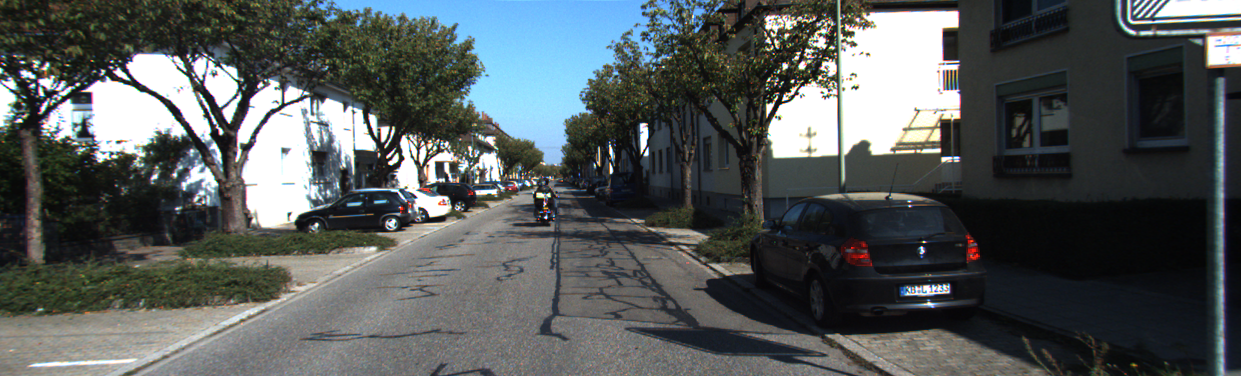
#> input picture images/00/image_2/000000.png, 1241 x 376 px
$ python opticalflow_sparse.py
#> lines starting #> are read from the running program, lines starting #| are printed output that depends on the picture
### scripts/utils/file_utils.py
from pathlib import Path


def project_root() -> Path:
    # utils/ -> project root (go up 1)
    return Path(__file__).resolve().parent.parent


def resource_path(*parts: str) -> Path:
    """
    Build a path under the project root in an OS-safe way.
    Example: resource_path("config", "config.yaml")
    """
    return project_root().joinpath(*parts)


# [4 lines that do not run on import are left out]

### scripts/opticalflow_sparse.py
import cv2
import numpy as np
from utils.file_utils import resource_path


frame1_path = resource_path("../images/00/image_2/000000.png")
frame2_path = resource_path("../images/00/image_2/000001.png")

prev = cv2.imread(frame1_path, cv2.IMREAD_GRAYSCALE)
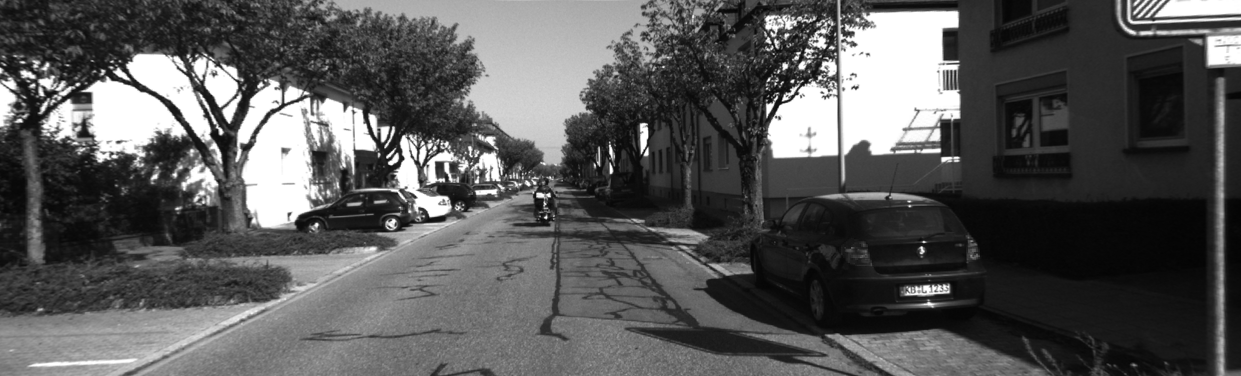
#> prev: shape (376, 1241); min 3, max 255, mean 87.7
next = cv2.imread(frame2_path, cv2.IMREAD_GRAYSCALE)
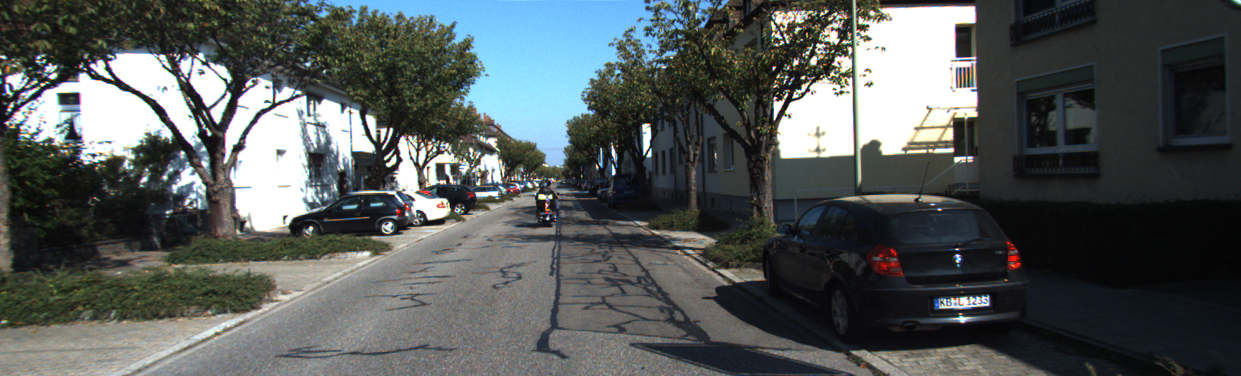
#> input picture images/00/image_2/000001.png, 1241 x 376 px
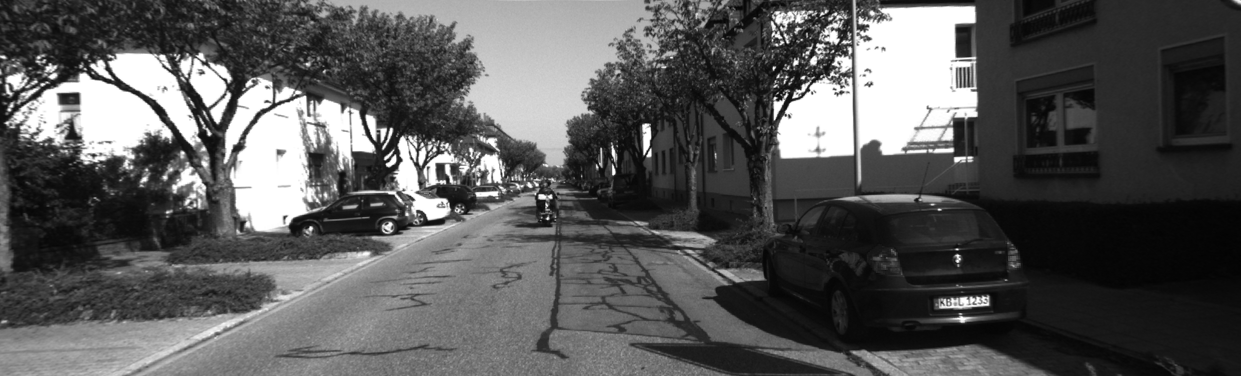
#> next: shape (376, 1241); min 3, max 255, mean 87.3


# --- 2. Detect feature points in the first frame ---
# Parameters for Shi-Tomasi corner detection
feature_params = dict(
    maxCorners=100,
    qualityLevel=0.3,
    minDistance=7,
    blockSize=7
)

# Detect good features to track in the previous frame
p0 = cv2.goodFeaturesToTrack(prev, mask=None, **feature_params)
#> p0 = 100 rows, first 8: [536, 195], [807, 52], [823, 67], [770, 46], [774, 34], [784, 99], [437, 163], [445, 144]

# --- 3. Compute sparse optical flow using Lucas-Kanade ---
# Parameters for Lucas-Kanade optical flow
lk_params = dict(
    winSize=(15, 15),
    maxLevel=2,
    criteria=(cv2.TERM_CRITERIA_EPS | cv2.TERM_CRITERIA_COUNT, 10, 0.03)
)

# Calculate optical flow
p1, status, error = cv2.calcOpticalFlowPyrLK(
    prev, next, p0, None, **lk_params
)
#> p1 = 100 rows, first 8: [538, 196.6], [818.4, 47.02], [835.7, 62.43], [780, 40.93], [783.8, 28.41], [794.3, 96.4], [437.6, 164.5], [445.2, 145.4]; status = 100 values from 1 to 1; error = 100 values, max 69.61 at index 97, min 3.73 at index 67, mean 22.4

# Select good points (status == 1 means point was found)
if p1 is not None:
    good_new = p1[status == 1]
#> good_new = 100 pairs, first value 1.35 to 986.4, second value 12.45 to 302.2
    good_old = p0[status == 1]
#> good_old = 100 pairs, first value 22 to 958, second value 18 to 290
else:
    good_new = []
    good_old = []

print("Images shape:", prev.shape)
#| Images shape: (376, 1241)
print("Number of initial feature points:", len(p0))
#| Number of initial feature points: 100
print("Number of tracked points:", len(good_new))
#| Number of tracked points: 100

# --- 4. Visualize the optical flow ---
# Create a color image to draw on (using previous frame)
frame_with_flow = cv2.cvtColor(prev, cv2.COLOR_GRAY2BGR)

# Draw the tracks
for i, (new, old) in enumerate(zip(good_new, good_old)):
    a, b = new.ravel()
    c, d = old.ravel()
    a, b, c, d = int(a), int(b), int(c), int(d)

    # Draw arrowed line from old to new position
    cv2.arrowedLine(frame_with_flow, (c, d), (a, b),
                    (0, 255, 0), 2, tipLength=0.3)
    # Draw circle at old position (starting point)
    cv2.circle(frame_with_flow, (c, d), 5, (0, 0, 255), -1)
#> this loop made 100 passes
#> (new, a, b, c, d) on passes 1 to 12: ([538, 196.6], 537, 196, 536, 195), ([818.4, 47.02], 818, 47, 807, 52), ([835.7, 62.43], 835, 62, 823, 67), ([780, 40.93], 779, 40, 770, 46), ([783.8, 28.41], 783, 28, 774, 34), ([794.3, 96.4], 794, 96, 784, 99), ([437.6, 164.5], 437, 164, 437, 163), ([445.2, 145.4], 445, 145, 445, 144), ([438.8, 150.4], 438, 150, 439, 149), ([277.1, 99.63], 277, 99, 286, 100), ([803.8, 76.47], 803, 76, 793, 80), ([387.8, 163.8], 387, 163, 390, 162)
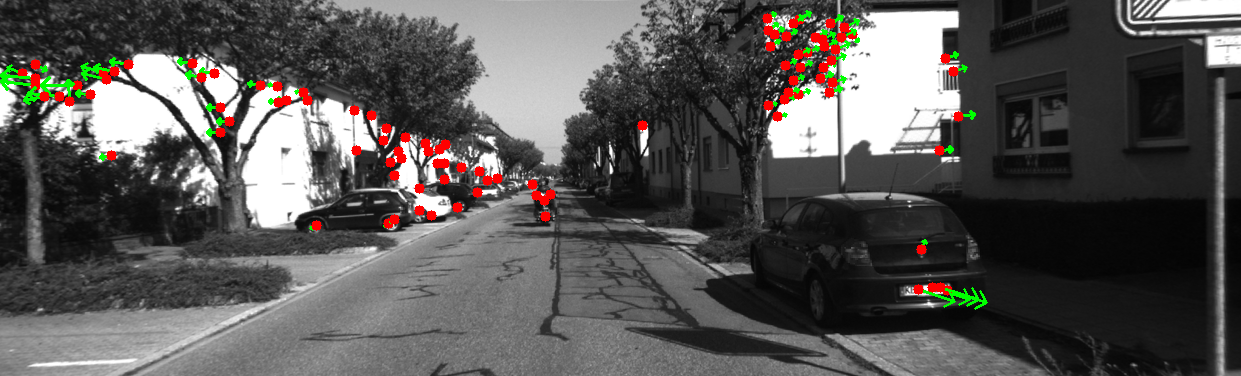
#> frame_with_flow: shape (376, 1241, 3); mean B, G, R 84.6, 86.5, 88.8

# --- 5. Display results ---
cv2.imshow('Optical Flow (Sparse - Lucas-Kanade)', frame_with_flow)

cv2.waitKey(0)
cv2.destroyAllWindows()
